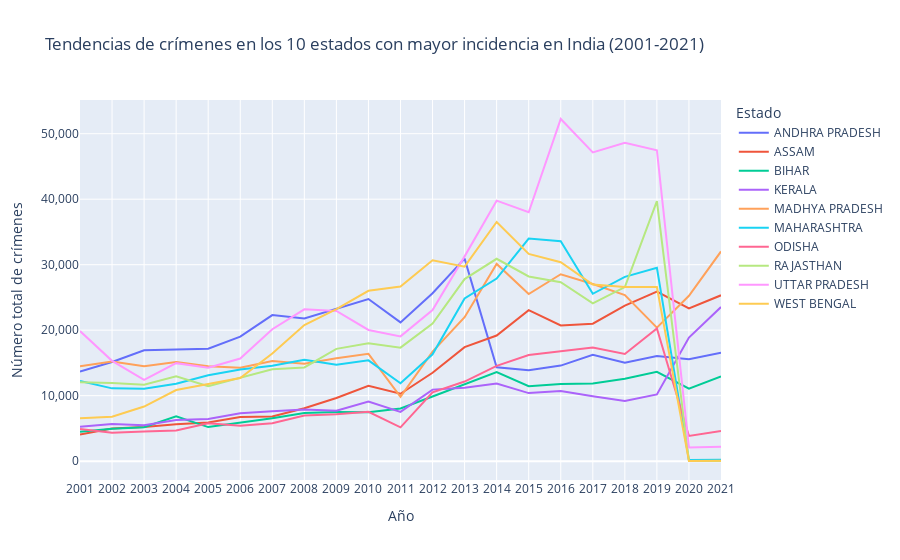

Notebook code cell kept with this figure:
### Code cell
# Crear el gráfico de líneas para los 10 estados con mayor incidencia
fig = px.line(
    regional_trend_top_10,
    x='Año',
    y='Total de crímenes',
    color='Estado',
    title='Tendencias de crímenes en los 10 estados con mayor incidencia en India (2001-2021)',
    labels={'Año': 'Año', 'Total de crímenes': 'Número total de crímenes', 'Estado': 'Estado'}
)

# Ajustar el diseño del gráfico
fig.update_layout(
    xaxis_title='Año',
    yaxis_title='Número total de crímenes',
    xaxis=dict(
        tickmode='linear',
        dtick=1
    ),
    yaxis=dict(
        tickformat=',d'
    ),
    hovermode='x unified'
)

# Mostrar el gráfico
fig.show()

### Figure 1 — Plotly figure (JSON) as saved in the notebook; plotly's stock layout.template omitted (floating-point values rounded to 4 significant figures)
{"data": [{"hovertemplate": "Estado=ANDHRA PRADESH<br>Año=%{x}<br>Número total de crímenes=%{y}<extra></extra>", "legendgroup": "ANDHRA PRADESH", "line": {"color": "#636efa", "dash": "solid"}, "marker": {"symbol": "circle"}, "mode": "lines", "name": "ANDHRA PRADESH", "orientation": "v", "showlegend": true, "type": "scatter", "x": [2001, 2002, 2003, 2004, 2005, 2006, 2007, 2008, 2009, 2010, 2011, 2012, 2013, 2014, 2015, 2016, 2017, 2018, 2019, 2020, 2021], "xaxis": "x", "y": [13669, 15146, 16929, 17075, 17175, 19006, 22304, 21796, 23224, 24757, 21184, 25639, 30927, 14335, 13896, 14594, 16256, 15038, 16062, 15562, 16549], "yaxis": "y"}, {"hovertemplate": "Estado=ASSAM<br>Año=%{x}<br>Número total de crímenes=%{y}<extra></extra>", "legendgroup": "ASSAM", "line": {"color": "#EF553B", "dash": "solid"}, "marker": {"symbol": "circle"}, "mode": "lines", "name": "ASSAM", "orientation": "v", "showlegend": true, "type": "scatter", "x": [2001, 2002, 2003, 2004, 2005, 2006, 2007, 2008, 2009, 2010, 2011, 2012, 2013, 2014, 2015, 2016, 2017, 2018, 2019, 2020, 2021], "xaxis": "x", "y": [4048, 5001, 5198, 5636, 5920, 6741, 6807, 8082, 9644, 11493, 10288, 13498, 17406, 19179, 23052, 20716, 20996, 23746, 25877, 23327, 25325], "yaxis": "y"}, {"hovertemplate": "Estado=BIHAR<br>Año=%{x}<br>Número total de crímenes=%{y}<extra></extra>", "legendgroup": "BIHAR", "line": {"color": "#00cc96", "dash": "solid"}, "marker": {"symbol": "circle"}, "mode": "lines", "name": "BIHAR", "orientation": "v", "showlegend": true, "type": "scatter", "x": [2001, 2002, 2003, 2004, 2005, 2006, 2007, 2008, 2009, 2010, 2011, 2012, 2013, 2014, 2015, 2016, 2017, 2018, 2019, 2020, 2021], "xaxis": "x", "y": [4489, 4953, 5184, 6847, 5202, 5818, 6543, 7335, 7511, 7450, 8038, 9867, 11709, 13611, 11442, 11783, 11866, 12589, 13635, 11078, 12936], "yaxis": "y"}, {"hovertemplate": "Estado=KERALA<br>Año=%{x}<br>Número total de crímenes=%{y}<extra></extra>", "legendgroup": "KERALA", "line": {"color": "#ab63fa", "dash": "solid"}, "marker": {"symbol": "circle"}, "mode": "lines", "name": "KERALA", "orientation": "v", "showlegend": true, "type": "scatter", "x": [2001, 2002, 2003, 2004, 2005, 2006, 2007, 2008, 2009, 2010, 2011, 2012, 2013, 2014, 2015, 2016, 2017, 2018, 2019, 2020, 2021], "xaxis": "x", "y": [5270, 5668, 5474, 6268, 6425, 7301, 7601, 7906, 7703, 9110, 7515, 10924, 11193, 11850, 10391, 10717, 9910, 9190, 10180, 18861, 23529], "yaxis": "y"}, {"hovertemplate": "Estado=MADHYA PRADESH<br>Año=%{x}<br>Número total de crímenes=%{y}<extra></extra>", "legendgroup": "MADHYA PRADESH", "line": {"color": "#FFA15A", "dash": "solid"}, "marker": {"symbol": "circle"}, "mode": "lines", "name": "MADHYA PRADESH", "orientation": "v", "showlegend": true, "type": "scatter", "x": [2001, 2002, 2003, 2004, 2005, 2006, 2007, 2008, 2009, 2010, 2011, 2012, 2013, 2014, 2015, 2016, 2017, 2018, 2019, 2020, 2021], "xaxis": "x", "y": [14504, 15222, 14485, 15140, 14474, 14275, 15299, 14866, 15716, 16382, 9823, 16725, 21982, 30115, 25516, 28544, 27049, 25365, 20392, 25260, 32023], "yaxis": "y"}, {"hovertemplate": "Estado=MAHARASHTRA<br>Año=%{x}<br>Número total de crímenes=%{y}<extra></extra>", "legendgroup": "MAHARASHTRA", "line": {"color": "#19d3f3", "dash": "solid"}, "marker": {"symbol": "circle"}, "mode": "lines", "name": "MAHARASHTRA", "orientation": "v", "showlegend": true, "type": "scatter", "x": [2001, 2002, 2003, 2004, 2005, 2006, 2007, 2008, 2009, 2010, 2011, 2012, 2013, 2014, 2015, 2016, 2017, 2018, 2019, 2020, 2021], "xaxis": "x", "y": [12255, 11113, 11057, 11828, 13117, 14010, 14555, 15485, 14726, 15391, 11889, 16318, 24852, 27885, 33993, 33578, 25557, 28138, 29529, 158, 198], "yaxis": "y"}, {"hovertemplate": "Estado=ODISHA<br>Año=%{x}<br>Número total de crímenes=%{y}<extra></extra>", "legendgroup": "ODISHA", "line": {"color": "#FF6692", "dash": "solid"}, "marker": {"symbol": "circle"}, "mode": "lines", "name": "ODISHA", "orientation": "v", "showlegend": true, "type": "scatter", "x": [2001, 2002, 2003, 2004, 2005, 2006, 2007, 2008, 2009, 2010, 2011, 2012, 2013, 2014, 2015, 2016, 2017, 2018, 2019, 2020, 2021], "xaxis": "x", "y": [4897, 4331, 4523, 4685, 5773, 5387, 5804, 6958, 7161, 7534, 5163, 10500, 12157, 14551, 16219, 16721, 17337, 16374, 20260, 3847, 4592], "yaxis": "y"}, {"hovertemplate": "Estado=RAJASTHAN<br>Año=%{x}<br>Número total de crímenes=%{y}<extra></extra>", "legendgroup": "RAJASTHAN", "line": {"color": "#B6E880", "dash": "solid"}, "marker": {"symbol": "circle"}, "mode": "lines", "name": "RAJASTHAN", "orientation": "v", "showlegend": true, "type": "scatter", "x": [2001, 2002, 2003, 2004, 2005, 2006, 2007, 2008, 2009, 2010, 2011, 2012, 2013, 2014, 2015, 2016, 2017, 2018, 2019, 2020, 2021], "xaxis": "x", "y": [12057, 11934, 11671, 12946, 11431, 12686, 14046, 14309, 17145, 18017, 17335, 21005, 27807, 30901, 28205, 27317, 24101, 26581, 39699, 42, 29], "yaxis": "y"}, {"hovertemplate": "Estado=UTTAR PRADESH<br>Año=%{x}<br>Número total de crímenes=%{y}<extra></extra>", "legendgroup": "UTTAR PRADESH", "line": {"color": "#FF97FF", "dash": "solid"}, "marker": {"symbol": "circle"}, "mode": "lines", "name": "UTTAR PRADESH", "orientation": "v", "showlegend": true, "type": "scatter", "x": [2001, 2002, 2003, 2004, 2005, 2006, 2007, 2008, 2009, 2010, 2011, 2012, 2013, 2014, 2015, 2016, 2017, 2018, 2019, 2020, 2021], "xaxis": "x", "y": [19858, 15317, 12426, 14964, 14258, 15677, 20141, 23188, 22941, 20030, 19056, 23064, 31268, 39774, 37998, 52246, 47139, 48603, 47480, 2094, 2212], "yaxis": "y"}, {"hovertemplate": "Estado=WEST BENGAL<br>Año=%{x}<br>Número total de crímenes=%{y}<extra></extra>", "legendgroup": "WEST BENGAL", "line": {"color": "#FECB52", "dash": "solid"}, "marker": {"symbol": "circle"}, "mode": "lines", "name": "WEST BENGAL", "orientation": "v", "showlegend": true, "type": "scatter", "x": [2001, 2002, 2003, 2004, 2005, 2006, 2007, 2008, 2009, 2010, 2011, 2012, 2013, 2014, 2015, 2016, 2017, 2018, 2019, 2020, 2021], "xaxis": "x", "y": [6533, 6794, 8338, 10865, 11794, 12690, 16432, 20779, 23196, 26014, 26652, 30682, 29706, 36516, 31642, 30368, 26962, 26600, 26600, 23, 56], "yaxis": "y"}], "layout": {"hovermode": "x unified", "legend": {"title": {"text": "Estado"}, "tracegroupgap": 0}, "title": {"text": "Tendencias de crímenes en los 10 estados con mayor incidencia en India (2001-2021)"}, "xaxis": {"anchor": "y", "domain": [0, 1], "dtick": 1, "tickmode": "linear", "title": {"text": "Año"}}, "yaxis": {"anchor": "x", "domain": [0, 1], "tickformat": ",d", "title": {"text": "Número total de crímenes"}}}}
